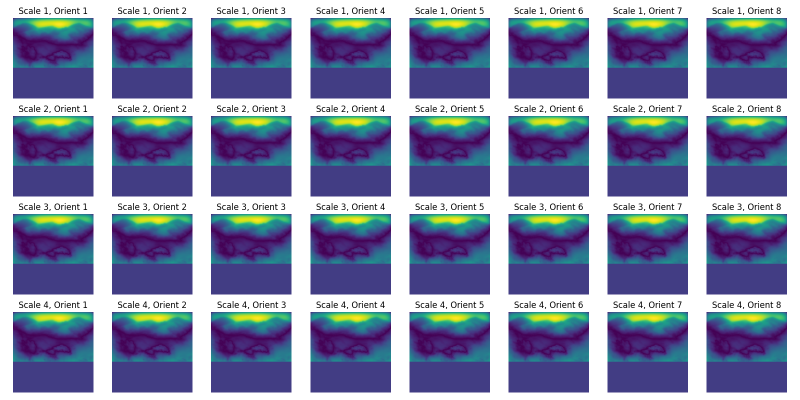
#> input picture algorithms/descriptors/gist_custom_visualization_1.png, 1600 x 800 px (shown at 1/2 size)
$ python -i opencv_descriptors.py   (imports and definitions only)   (older library calls are emulated)
#> lines starting #> are read from the running program, lines starting #| are printed output that depends on the picture; after the words box and inside, x2 and y2 are one past the last pixel; in counts of white or black regions, pixels touching at a corner belong together
import cv2
import numpy as np

class OpenCVHOGDescriptor:
    def __init__(self, win_size=(64, 64), block_size=(16, 16), block_stride=(8, 8),
                 cell_size=(8, 8), nbins=9):
        """
        OpenCV implementation of HOG descriptor.

        Parameters:
        -----------
        win_size : tuple
            Detection window size.
        block_size : tuple
            Block size in pixels.
        block_stride : tuple
            Block stride in pixels.
        cell_size : tuple
            Cell size in pixels.
        nbins : int
            Number of bins for the histograms.
        """
        self.hog = cv2.HOGDescriptor(win_size, block_size, block_stride, cell_size, nbins)

    # [17 lines left out: function compute, not called in this run]

    def visualize(self, image):
        """
        Generate a visualization of HOG descriptor.
        Note: OpenCV doesn't provide a built-in HOG visualization,
        so we'll use a simple method to draw the gradients.
        """
        # Convert to grayscale if needed
        if len(image.shape) == 3:
            gray = cv2.cvtColor(image, cv2.COLOR_RGB2GRAY)
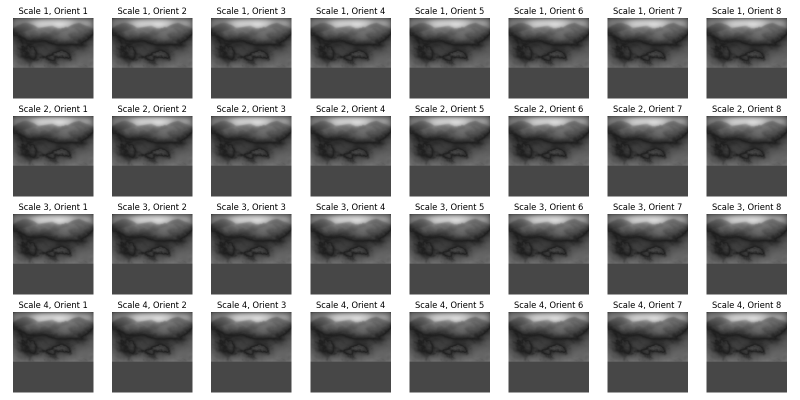
#> gray: shape (800, 1600) (shown at 1/2 size); min 0, max 255, mean 137.9
        else:
            gray = image

        # Resize if needed
        height, width = gray.shape
#> height = 800; width = 1600
        if height != self.hog.winSize[1] or width != self.hog.winSize[0]:
            gray = cv2.resize(gray, self.hog.winSize)
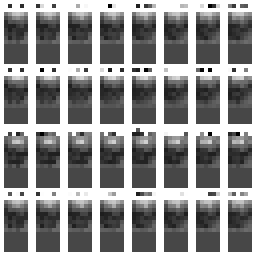
#> gray: shape (64, 64) (shown 4 times larger); min 0, max 255, mean 146.1

        # Calculate gradients
        gx = cv2.Sobel(gray, cv2.CV_32F, 1, 0)
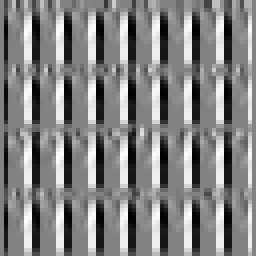
#> gx: shape (64, 64) float32 (shown 4 times larger); min -887, max 849, mean 0.5; drawn with min black and max white
        gy = cv2.Sobel(gray, cv2.CV_32F, 0, 1)
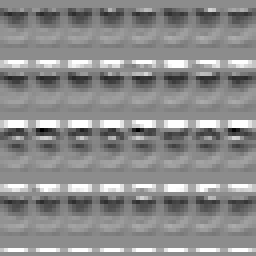
#> gy: shape (64, 64) float32 (shown 4 times larger); min -897, max 736, mean -5.6; drawn with min black and max white
        mag, ang = cv2.cartToPolar(gx, gy)
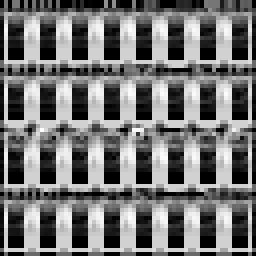
#> mag: shape (64, 64) float32 (shown 4 times larger); min 0, max 897.3, mean 410.5; drawn with min black and max white
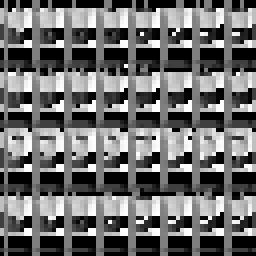
#> ang: shape (64, 64) float32 (shown 4 times larger); min 0, max 6.28, mean 2.68; drawn with min black and max white

        # Create a visualization
        vis_img = np.zeros_like(gray)
        cell_size = self.hog.cellSize[0]

        for y in range(0, height, cell_size):
            for x in range(0, width, cell_size):
                # Get magnitudes and angles for current cell
                cell_mag = mag[y:y+cell_size, x:x+cell_size]
                cell_ang = ang[y:y+cell_size, x:x+cell_size]

                # Find dominant gradient
                if cell_mag.size > 0:
                    max_idx = np.argmax(cell_mag)
                    max_mag = cell_mag.flat[max_idx]
                    max_ang = cell_ang.flat[max_idx]

                    # Draw line representing dominant gradient
                    center_y = y + cell_size // 2
                    center_x = x + cell_size // 2

                    len_line = min(cell_size, int(max_mag * 0.5))
                    dx = int(np.cos(max_ang) * len_line)
                    dy = int(np.sin(max_ang) * len_line)

                    cv2.line(vis_img,
                             (center_x - dx, center_y - dy),
                             (center_x + dx, center_y + dy),
                             255, 1)
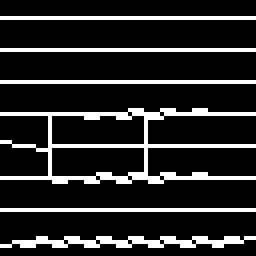
#> vis_img: shape (64, 64) (shown 4 times larger); 15.6% white in thin lines or dots

        return vis_img


class OpenCVGISTSimulator:
    # [121 lines left out: functions __init__, _create_gabor_kernels, compute, visualize_responses, not called in this run]

>>> import cv2
>>> picture = cv2.cvtColor(cv2.imread('gist_custom_visualization_1.png'), cv2.COLOR_BGR2RGB)
>>> result = OpenCVHOGDescriptor().visualize(picture)

$ run again, on algorithms/descriptors/gist_opencv_visualization_1.png
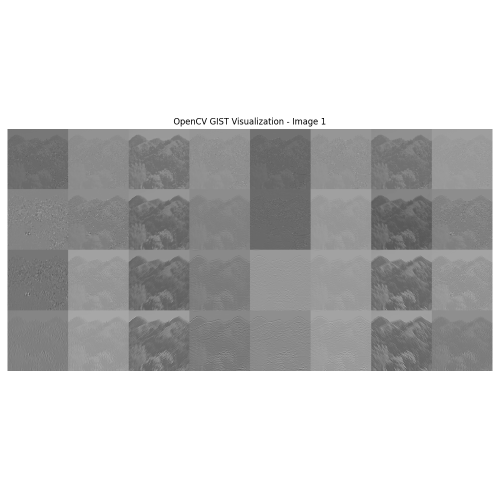
#> input picture algorithms/descriptors/gist_opencv_visualization_1.png, 1000 x 1000 px (shown at 1/2 size)
#> picture is the input picture: shape (1000, 1000, 3); min 0, max 255, mean 196.9
#> in visualize, `mag, ang = cv2.cartToPolar(gx, gy)`:
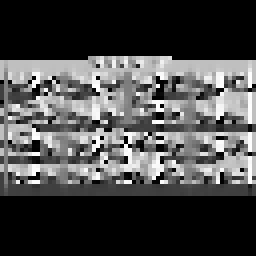
#> ang: shape (64, 64) float32 (shown 4 times larger); min 0, max 6.28, mean 1.79; drawn with min black and max white
#> after the loop in visualize, `for y in range(0, height, cell_size):`:
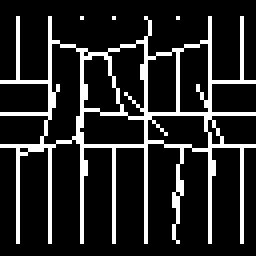
#> vis_img: shape (64, 64) (shown 4 times larger); 15.1% white in thin lines or dots, all inside (x1, y1, x2, y2) = (0, 4, 64, 61)
